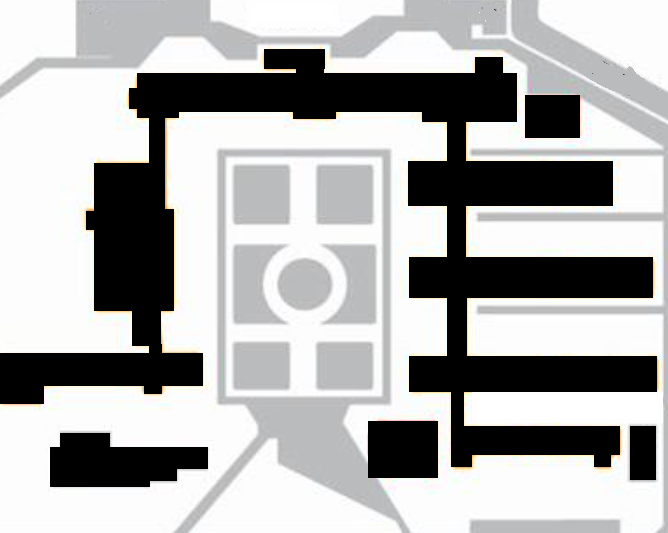
#> input picture C1_v2.png, 668 x 533 px
$ python re_draw.py
#> lines starting #> are read from the running program, lines starting #| are printed output that depends on the picture
import numpy as np
from matplotlib import pyplot as plt
from PIL import Image
import csv

VarMaxx = 100
VarMaxy = 100
Rc = 10
Rs = 10

small_radius=1

image = Image.open('C1_v2.png')
#> image is the input picture: PIL image 668x533 RGBA; mean R, G, B, A 175.4, 175.5, 174.9, 255
image_resized = image.resize((VarMaxx+1, VarMaxy+1))
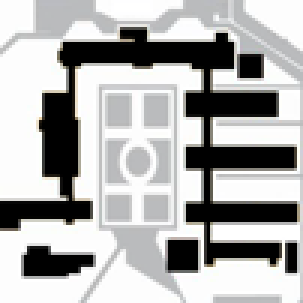
#> image_resized: PIL image 101x101 RGBA (shown 3 times larger); mean R, G, B, A 175.6, 175.7, 175.1, 255
image_L = image_resized.convert('L')
Area1 = np.zeros((VarMaxx+1,VarMaxy+1))
image_matrix = np.array(image_L)

image_1 = Image.open('C1_real.png')
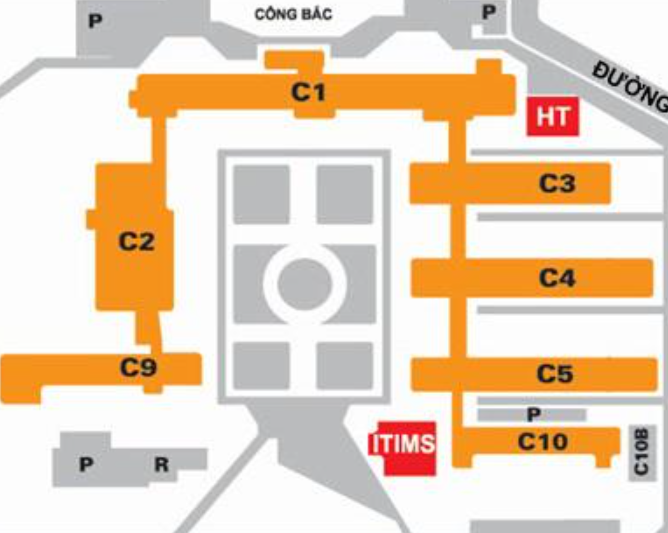
#> input picture C1_real.png, 668 x 533 px
#> image_1 is the input picture: PIL image 668x533 RGBA; mean R, G, B, A 232.5, 211.6, 188.7, 255

for i in range(VarMaxx+1):
    for j in range(VarMaxy+1):
        if image_matrix[i,j]  > 1:
            Area1[i,j] = 255
        else:
            Area1[i,j] = 1

ban_position_list = np.argwhere(Area1 == 1)
ban_position = [(x, y) for y, x in ban_position_list]


# [51 lines left out: functions draw_circle, plot_sensor, not called in this run]

#> (the run stopped early here; a loop or call above may not have finished)
